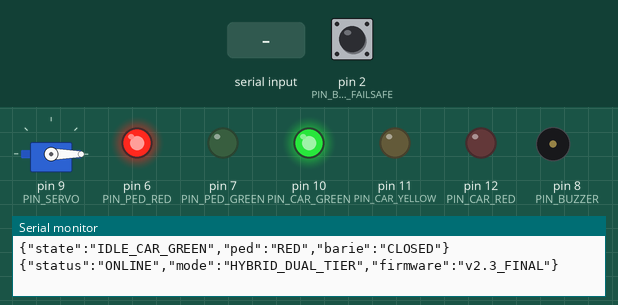
Bench run of a sketch on a simulated Arduino Nano, built with avr-gcc and run on an emulated ATmega328P. On the bench: servo, output pins drawn as LEDs (lit = HIGH), buzzer (waves = sounding, pin HIGH), the last lines printed to the serial monitor. The test bench sets the inputs (shaded band); at power-on: pin 2 (PIN_BTN_FAILSAFE) HIGH.

Above: at 1.2 s.
1.3 s: pin 2 (PIN_BTN_FAILSAFE) pulled LOW for 0.15 s
At 2.2 s:
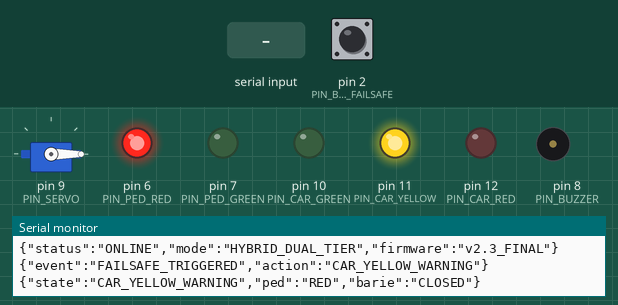
4.4 s: "1" received over Serial
At 8.5 s:
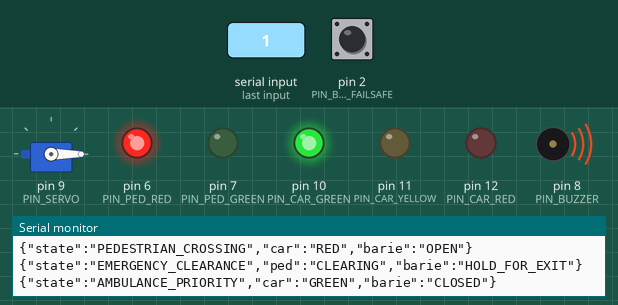
12.9 s: "0" received over Serial
At 13.4 s:
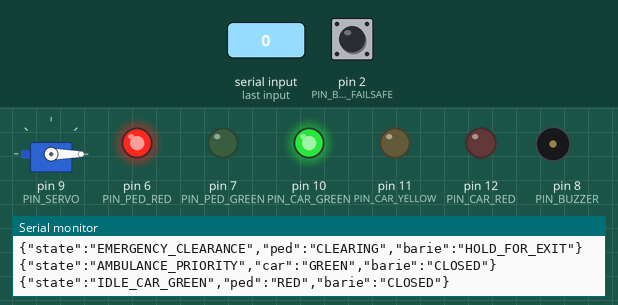
15.9 s: "2" received over Serial
At 20.8 s:
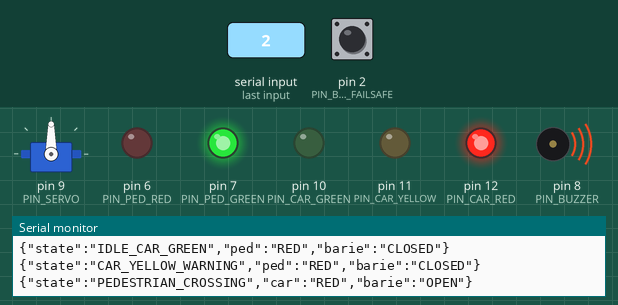
Timing chart, 0 to 22.4 s (numbered marks = the images above; inputs shaded):
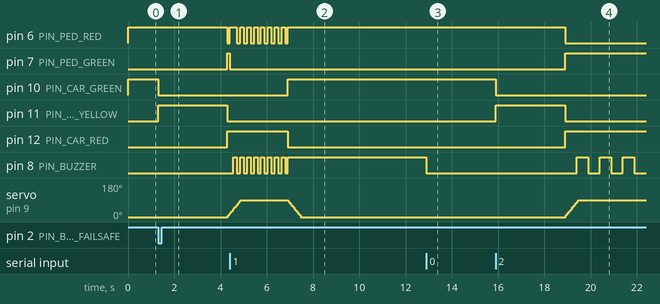

Measured:
- after the input at 1.3 s, pin 6 (PIN_PED_RED): HIGH → LOW after 3.0 s; pin 7 (PIN_PED_GREEN), pin 12 (PIN_CAR_RED): LOW → HIGH after 3.0 s; pin 10 (PIN_CAR_GREEN): HIGH → LOW at once; pin 11 (PIN_CAR_YELLOW): LOW → HIGH at once, → LOW 3.0 s later; servo on pin 9 (PIN_SERVO): 0° → 18° after 3.0 s
- after the input at 4.4 s, pin 6 (PIN_PED_RED): goes HIGH 0.30 s, 7 × (LOW 0.15 s, HIGH 0.15 s), LOW 0.10 s, then HIGH, starting at once; pin 7 (PIN_PED_GREEN): HIGH → LOW at once
- after the input at 12.9 s, pin 10 (PIN_CAR_GREEN): stays HIGH (without the input it goes to LOW after 2.0 s); pin 11 (PIN_CAR_YELLOW): stays LOW (without the input it goes to HIGH after 2.5 s); pin 8 (PIN_BUZZER): HIGH → LOW after 0.00 s instead of 2.0 s
- after the input at 15.9 s, pin 6 (PIN_PED_RED): HIGH → LOW after 3.0 s; pin 7 (PIN_PED_GREEN): LOW → HIGH after 3.0 s

The sketch:

traffic_light_hybrid_firmware.ino
```cpp
/*
 =========================================================================================
   DỰ ÁN STEM: HỆ THỐNG ĐÈN GIAO THÔNG HỌC ĐƯỜNG THÔNG MINH MARIE CURIE
   CUỘC THI: HNUE OLYMPIC STEM 2026 - BẢNG TIỂU HỌC (KHỐI 4 - 5)
   CHỦ ĐỀ: "FUTURE INNOVATORS - NHỮNG NHÀ KIẾN TẠO TƯƠNG LAI"
   ---------------------------------------------------------------------------------------
   MÔ-ĐUN: FIRMWARE LAI ĐA TẦNG (HYBRID C++ & PICTOBLOX CONTROLLER) - BẢN V2.3 FINAL
   Vi điều khiển: Arduino Nano v3.0 (ATmega328P) + Nano Sensor Shield v3.0
   Cán bộ hướng dẫn: Thầy/Cô hướng dẫn (Phụ trách STEM) - Marie Curie Academy
   Tác giả học sinh: Phạm Hữu Đạt (4A1), Vũ Minh Quang (4A1), Vũ Ngọc An Đông (5A1)
 =========================================================================================
*/

#include <Arduino.h>
#include <Servo.h>

// 1. ĐỊNH NGHĨA CHÂN NGOẠI VI (CHUẨN SHIELD V3.0 GVS)
const int PIN_BTN_FAILSAFE = 2;   // Ngắt ngoài INT0 (Input Pullup làm nút cứu hộ vỉa hè)
const int PIN_PED_RED      = 6;   // Đèn LED Đi bộ ĐỎ
const int PIN_PED_GREEN    = 7;   // Đèn LED Đi bộ XANH
const int PIN_BUZZER       = 8;   // Còi chip Active Buzzer 5V
const int PIN_SERVO        = 9;   // Động cơ Micro Servo SG90 Barie
const int PIN_CAR_GREEN    = 10;  // Đèn LED Ô tô XANH
const int PIN_CAR_YELLOW   = 11;  // Đèn LED Ô tô VÀNG
const int PIN_CAR_RED      = 12;  // Đèn LED Ô tô ĐỎ

// 2. GÓC ĐẶT VÀ ĐIỀU KHIỂN QUÉT MƯỢT SERVO BARIE (NON-BLOCKING SOFT-RAMP)
const int BARIE_CLOSED_ANGLE = 0;   // 0 độ: Đóng chắn ngang vỉa hè ngăn học sinh tràn xuống đường
const int BARIE_OPEN_ANGLE   = 90;  // 90 độ: Mở dựng đứng cho phép học sinh an toàn qua đường

int currentBariePos  = BARIE_CLOSED_ANGLE;
int targetBarieAngle = BARIE_CLOSED_ANGLE;
unsigned long lastServoStepTime = 0;

// 3. ĐỊNH NGHĨA 6 TRẠNG THÁI MÁY FSM
enum SystemState {
  STATE_NORMAL_IDLE,       // TH1: Đường vắng - Ô tô Xanh, Đi bộ Đỏ, Barie Đóng (0°)
  STATE_CAR_YELLOW_TRANS,  // Chuyển tiếp an toàn: Đèn xe Vàng 3s giảm tốc trước khi mở Barie
  STATE_PEDESTRIAN_CROSS,  // TH2 & TH4: Học sinh qua đường 15s - Ô tô Đỏ, Đi bộ Xanh, Barie Mở (90°)
  STATE_EMERGENCY_CLEAR,   // Dọn đường khẩn cấp 2.5s: Giữ mở Barie cho học sinh rút lên lề, còi hú dồn dập
  STATE_AMBULANCE_PASS,    // TH3: Xe cứu thương ưu tiên 8s - Ô tô Xanh, Đi bộ Đỏ, Barie Đóng (0°), Còi hú
  STATE_WATCHDOG_SAFE      // TH5: Tự hành nháy vàng 1Hz khi mất kết nối USB > 5s
};

// 4. BIẾN TOÀN CỤC & ĐIỀU KHIỂN THỜI GIAN THỰC (NON-BLOCKING)
SystemState currentState = STATE_NORMAL_IDLE;
Servo barieServo;

volatile bool failsafePressed = false;
volatile unsigned long lastInterruptTime = 0;
const unsigned long DEBOUNCE_DELAY_MS = 300;

unsigned long stateStartTime = 0;
unsigned long lastHeartbeatTime = 0;
unsigned long lastToggleTime = 0;
bool blinkPulseState = false;

// 5. NGUYÊN MẪU HÀM
void handleFailsafeInterrupt();
void setTrafficLights(bool carG, bool carY, bool carR, bool pedG, bool pedR, int servoAngle);
void enterState(SystemState newState);
void processSerialCommands();
void processFailsafeTrigger();
void updateFSM();
void updateServoSmooth();

void setup() {
  pinMode(PIN_CAR_GREEN, OUTPUT);
  pinMode(PIN_CAR_YELLOW, OUTPUT);
  pinMode(PIN_CAR_RED, OUTPUT);
  pinMode(PIN_PED_GREEN, OUTPUT);
  pinMode(PIN_PED_RED, OUTPUT);
  pinMode(PIN_BUZZER, OUTPUT);

  pinMode(PIN_BTN_FAILSAFE, INPUT_PULLUP);
  attachInterrupt(digitalPinToInterrupt(PIN_BTN_FAILSAFE), handleFailsafeInterrupt, FALLING);

  // Ghi góc 0° trước khi attach() để triệt tiêu xung giật cần Barie lúc cấp nguồn
  barieServo.write(BARIE_CLOSED_ANGLE);
  barieServo.attach(PIN_SERVO);
  currentBariePos  = BARIE_CLOSED_ANGLE;
  targetBarieAngle = BARIE_CLOSED_ANGLE;

  Serial.begin(9600);

  enterState(STATE_NORMAL_IDLE);
  lastHeartbeatTime = millis();

  Serial.println(F("{\"status\":\"ONLINE\",\"mode\":\"HYBRID_DUAL_TIER\",\"firmware\":\"v2.3_FINAL\"}"));
}

// =========================================================================================
// HÀM NGẮT CỨNG INT0: CHỐNG DỘI PHÍM BẰNG THỜI GIAN MILLIS()
// =========================================================================================
void handleFailsafeInterrupt() {
  unsigned long interruptTime = millis();
  if ((lastInterruptTime == 0 || (interruptTime - lastInterruptTime > DEBOUNCE_DELAY_MS))
      && (digitalRead(PIN_BTN_FAILSAFE) == LOW)) {
    failsafePressed = true;
    lastInterruptTime = interruptTime;
  }
}

// =========================================================================================
// VÒNG LẶP CHÍNH (LOOP): VẬN HÀNH THỜI GIAN THỰC PHI CHẶN (NON-BLOCKING)
// =========================================================================================
void loop() {
  // 1. Quét chuyển động Servo mượt phi chặn (chống giật dòng và chống rung cần)
  updateServoSmooth();

  // 2. Xử lý sự kiện ngắt nút bấm khẩn cấp Failsafe D2
  if (failsafePressed) {
    failsafePressed = false;
    processFailsafeTrigger();
  }

  // 3. Đọc và xử lý lệnh Serial từ PictoBlox qua cổng USB
  processSerialCommands();

  // 4. Cập nhật máy trạng thái FSM
  updateFSM();

  // 5. Cơ chế Watchdog: Nếu mất Heartbeat từ máy tính > 5000ms khi đang ở trạng thái rảnh
  if (currentState == STATE_NORMAL_IDLE && (millis() - lastHeartbeatTime > 5000)) {
    enterState(STATE_WATCHDOG_SAFE);
  }
}

// =========================================================================================
// ĐIỀU KHIỂN CHUYỂN ĐỘNG SERVO MƯỢT TỪNG BƯỚC 3 ĐỘ MỖI 20MS (NON-BLOCKING SOFT-RAMP)
// =========================================================================================
void updateServoSmooth() {
  if (currentBariePos == targetBarieAngle) return;
  if (millis() - lastServoStepTime >= 20) {
    lastServoStepTime = millis();
    if (currentBariePos < targetBarieAngle) {
      currentBariePos = min(currentBariePos + 3, targetBarieAngle);
    } else {
      currentBariePos = max(currentBariePos - 3, targetBarieAngle);
    }
    barieServo.write(currentBariePos);
  }
}

// =========================================================================================
// XỬ LÝ NÚT BẤM CƠ HỌC KHẨN CẤP FAILSAFE (D2)
// =========================================================================================
void processFailsafeTrigger() {
  // Nếu đang trong pha xe cứu thương, ưu tiên cứu thương tuyệt đối, không nhận nút bấm
  if (currentState == STATE_AMBULANCE_PASS || currentState == STATE_EMERGENCY_CLEAR) {
    Serial.println(F("{\"event\":\"FAILSAFE_IGNORED\",\"reason\":\"AMBULANCE_ACTIVE\"}"));
    return;
  }

  // Bấm nút khẩn cấp: Chuyển đèn vàng 3s cảnh báo dừng xe rồi mở lối an toàn cho học sinh
  if (currentState == STATE_NORMAL_IDLE || currentState == STATE_WATCHDOG_SAFE) {
    Serial.println(F("{\"event\":\"FAILSAFE_TRIGGERED\",\"action\":\"CAR_YELLOW_WARNING\"}"));
    enterState(STATE_CAR_YELLOW_TRANS);
  }
}

// =========================================================================================
// XỬ LÝ TRUYỀN THÔNG SERIAL TỪ PICTOBLOX: TÁCH BIỆT HEARTBEAT 'H' VÀ ƯU TIÊN TUYỆT ĐỐI
// =========================================================================================
void processSerialCommands() {
  char latestCmd = '\0';
  bool hasEmergencyCmd = false;

  while (Serial.available() > 0) {
    char c = Serial.read();
    if (c == 'H') {
      lastHeartbeatTime = millis(); // Nuôi nhịp sống còn, KHÔNG ghi đè lệnh điều khiển
    } else if (c == '0' || c == '1' || c == '2') {
      lastHeartbeatTime = millis();
      if (c == '1') {
        hasEmergencyCmd = true;     // Đánh dấu ưu tiên tối cao khi có mã cứu thương '1'
      }
      latestCmd = c;
    }
  }

  // Ưu tiên cứu thương tuyệt đối nếu xuất hiện ký tự '1' trong bộ đệm
  if (hasEmergencyCmd) {
    latestCmd = '1';
  }

  if (latestCmd == '\0') return;

  // Lệnh '1': Xe cứu thương khẩn cấp
  if (latestCmd == '1') {
    // Chỉ kích hoạt 2.5s dọn đường khi Barie thực sự đang mở 90° (học sinh đang qua đường)
    if (currentState == STATE_PEDESTRIAN_CROSS) {
      enterState(STATE_EMERGENCY_CLEAR);
    } else if (currentState != STATE_AMBULANCE_PASS && currentState != STATE_EMERGENCY_CLEAR) {
      // Nếu đang đèn Vàng 3s hoặc đường vắng (Barie đang đóng 0°), bật Xanh cứu thương ngay lập tức
      enterState(STATE_AMBULANCE_PASS);
    } else if (currentState == STATE_AMBULANCE_PASS) {
      stateStartTime = millis(); // Gia hạn nếu xe cứu thương vẫn còn trong khung hình
    }
  }
  // Lệnh '2': Học sinh xin qua đường
  else if (latestCmd == '2') {
    if (currentState == STATE_NORMAL_IDLE || currentState == STATE_WATCHDOG_SAFE) {
      enterState(STATE_CAR_YELLOW_TRANS);
    }
  }
  // Lệnh '0': Đường vắng thông suốt
  else if (latestCmd == '0') {
    if (currentState == STATE_WATCHDOG_SAFE) {
      enterState(STATE_NORMAL_IDLE);
    } else if (currentState == STATE_AMBULANCE_PASS && (millis() - stateStartTime >= 3000)) {
      enterState(STATE_NORMAL_IDLE);
    }
  }
}

// =========================================================================================
// CẬP NHẬT TRẠNG THÁI FSM THEO THỜI GIAN THỰC (NON-BLOCKING)
// =========================================================================================
void updateFSM() {
  unsigned long now = millis();
  unsigned long elapsed = now - stateStartTime;

  switch (currentState) {
    case STATE_NORMAL_IDLE:
      break;

    case STATE_CAR_YELLOW_TRANS:
      if (elapsed >= 3000) {
        enterState(STATE_PEDESTRIAN_CROSS);
      }
      break;

    case STATE_PEDESTRIAN_CROSS:
      // 12 giây đầu: Còi phát nhịp bíp chậm (500ms) báo lối đi an toàn
      if (elapsed < 12000) {
        if (now - lastToggleTime >= 500) {
          lastToggleTime = now;
          blinkPulseState = !blinkPulseState;
          digitalWrite(PIN_BUZZER, blinkPulseState ? HIGH : LOW);
        }
      }
      // 3 giây cuối: Còi tăng tốc nhịp bíp nhanh (200ms) giục học sinh bước lên lề
      else if (elapsed < 15000) {
        if (now - lastToggleTime >= 200) {
          lastToggleTime = now;
          blinkPulseState = !blinkPulseState;
          digitalWrite(PIN_BUZZER, blinkPulseState ? HIGH : LOW);
        }
      } else {
        digitalWrite(PIN_BUZZER, LOW);
        enterState(STATE_NORMAL_IDLE);
      }
      break;

    case STATE_EMERGENCY_CLEAR:
      // Nháy còi & đèn đi bộ đỏ 150ms trong 2.5s để học sinh rút hết lên vỉa hè trước khi đóng Barie
      if (now - lastToggleTime >= 150) {
        lastToggleTime = now;
        blinkPulseState = !blinkPulseState;
        digitalWrite(PIN_BUZZER, blinkPulseState ? HIGH : LOW);
        digitalWrite(PIN_PED_RED, blinkPulseState ? HIGH : LOW);
      }
      if (elapsed >= 2500) {
        enterState(STATE_AMBULANCE_PASS); // Đóng Barie 0° và bật đèn Xanh cho xe cứu thương
      }
      break;

    case STATE_AMBULANCE_PASS:
      digitalWrite(PIN_BUZZER, HIGH); // Hú còi liên tục cảnh báo xe ưu tiên
      if (elapsed >= 8000) {
        enterState(STATE_NORMAL_IDLE);
      }
      break;

    case STATE_WATCHDOG_SAFE:
      // Tự hành: Nhấp nháy đèn vàng ô tô tần số 1Hz (500ms ON / 500ms OFF) theo QCVN 41:2019
      if (now - lastToggleTime >= 500) {
        lastToggleTime = now;
        blinkPulseState = !blinkPulseState;
        digitalWrite(PIN_CAR_YELLOW, blinkPulseState ? HIGH : LOW);
      }
      break;
  }
}

// =========================================================================================
// THIẾT LẬP ĐỒNG BỘ ĐÈN TÍN HIỆU & GÓC BARIE KHI CHUYỂN PHA
// =========================================================================================
void enterState(SystemState newState) {
  // Nếu đang ở pha học sinh qua đường mà chuyển sang dọn đường khẩn cấp, giữ nguyên góc Barie hiện tại (90°)
  int currentBarieAngle = (currentState == STATE_PEDESTRIAN_CROSS) ? BARIE_OPEN_ANGLE : BARIE_CLOSED_ANGLE;

  currentState = newState;
  stateStartTime = millis();
  lastToggleTime = millis();
  blinkPulseState = false;
  digitalWrite(PIN_BUZZER, LOW);

  switch (currentState) {
    case STATE_NORMAL_IDLE:
      setTrafficLights(HIGH, LOW, LOW, LOW, HIGH, BARIE_CLOSED_ANGLE);
      Serial.println(F("{\"state\":\"IDLE_CAR_GREEN\",\"ped\":\"RED\",\"barie\":\"CLOSED\"}"));
      break;

    case STATE_CAR_YELLOW_TRANS:
      setTrafficLights(LOW, HIGH, LOW, LOW, HIGH, BARIE_CLOSED_ANGLE);
      Serial.println(F("{\"state\":\"CAR_YELLOW_WARNING\",\"ped\":\"RED\",\"barie\":\"CLOSED\"}"));
      break;

    case STATE_PEDESTRIAN_CROSS:
      setTrafficLights(LOW, LOW, HIGH, HIGH, LOW, BARIE_OPEN_ANGLE);
      Serial.println(F("{\"state\":\"PEDESTRIAN_CROSSING\",\"car\":\"RED\",\"barie\":\"OPEN\"}"));
      break;

    case STATE_EMERGENCY_CLEAR:
      // Giữ đèn xe ĐỎ và giữ mở Barie trong 2.5s để học sinh thoát khỏi lòng đường an toàn
      setTrafficLights(LOW, LOW, HIGH, LOW, HIGH, currentBarieAngle);
      Serial.println(F("{\"state\":\"EMERGENCY_CLEARANCE\",\"ped\":\"CLEARING\",\"barie\":\"HOLD_FOR_EXIT\"}"));
      break;

    case STATE_AMBULANCE_PASS:
      // Hết 2.5s dọn đường: Hạ Barie về 0° và mở làn XANH cho xe cứu thương phóng qua
      setTrafficLights(HIGH, LOW, LOW, LOW, HIGH, BARIE_CLOSED_ANGLE);
      Serial.println(F("{\"state\":\"AMBULANCE_PRIORITY\",\"car\":\"GREEN\",\"barie\":\"CLOSED\"}"));
      break;

    case STATE_WATCHDOG_SAFE:
      setTrafficLights(LOW, LOW, LOW, LOW, HIGH, BARIE_CLOSED_ANGLE);
      Serial.println(F("{\"state\":\"WATCHDOG_STANDALONE\",\"car\":\"FLASH_YELLOW\",\"barie\":\"CLOSED\"}"));
      break;
  }
}

void setTrafficLights(bool carG, bool carY, bool carR, bool pedG, bool pedR, int servoAngle) {
  digitalWrite(PIN_CAR_GREEN, carG);
  digitalWrite(PIN_CAR_YELLOW, carY);
  digitalWrite(PIN_CAR_RED, carR);
  digitalWrite(PIN_PED_GREEN, pedG);
  digitalWrite(PIN_PED_RED, pedR);
  targetBarieAngle = servoAngle; // Cập nhật góc đích để updateServoSmooth() quét mượt mà
}
```
